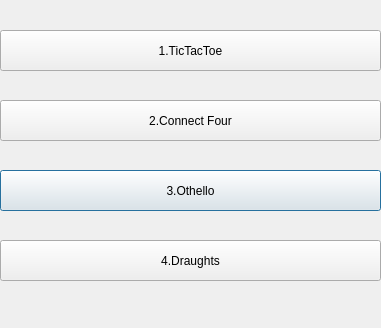
<?xml version="1.0" encoding="UTF-8"?>
<ui version="4.0">
 <class>MainWindow</class>
 <widget class="QDialog" name="MainWindow">
  <property name="geometry">
   <rect>
    <x>0</x>
    <y>0</y>
    <width>381</width>
    <height>328</height>
   </rect>
  </property>
  <property name="windowTitle">
   <string>Dialog</string>
  </property>
  <widget class="QPushButton" name="OthelloButton">
   <property name="geometry">
    <rect>
     <x>0</x>
     <y>170</y>
     <width>381</width>
     <height>41</height>
    </rect>
   </property>
   <property name="text">
    <string>3.Othello</string>
   </property>
  </widget>
  <widget class="QPushButton" name="DraughtsButton">
   <property name="geometry">
    <rect>
     <x>0</x>
     <y>240</y>
     <width>381</width>
     <height>41</height>
    </rect>
   </property>
   <property name="text">
    <string>4.Draughts</string>
   </property>
  </widget>
  <widget class="QPushButton" name="TicTacToeButton">
   <property name="geometry">
    <rect>
     <x>0</x>
     <y>30</y>
     <width>381</width>
     <height>41</height>
    </rect>
   </property>
   <property name="text">
    <string>1.TicTacToe</string>
   </property>
  </widget>
  <widget class="QPushButton" name="ConnectFourButton">
   <property name="geometry">
    <rect>
     <x>0</x>
     <y>100</y>
     <width>381</width>
     <height>41</height>
    </rect>
   </property>
   <property name="text">
    <string>2.Connect Four</string>
   </property>
   <property name="default">
    <bool>false</bool>
   </property>
   <property name="flat">
    <bool>false</bool>
   </property>
  </widget>
 </widget>
 <resources/>
 <connections/>
</ui>
